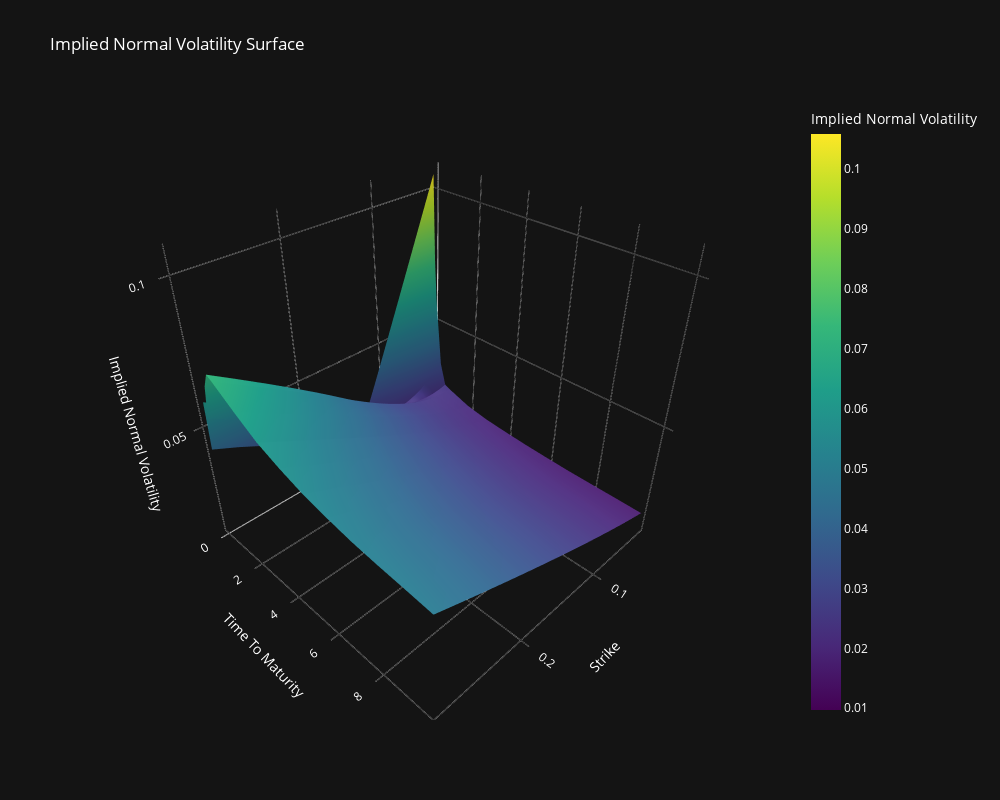

Notebook source saved alongside this figure:
### Code cell
# Create 3D surface plot using Plotly
fig = plot_volatility_surface(
    vol_key_rate,
    value_column='implied_normal_vol',
    title='Implied Normal Volatility Surface',
    z_axis_title='Implied Normal Volatility'
)
fig.show()

### Figure 1 — Plotly figure (JSON) as saved in the notebook; plotly's stock layout.template omitted (floating-point values rounded to 4 significant figures; data arrays with more than 128 entries replaced by an {"elided": "..."} marker saying what was removed)
{"data": [{"colorbar": {"tickfont": {"color": "white"}, "title": {"font": {"color": "white"}, "text": "Implied Normal Volatility"}}, "colorscale": [[0, "#440154"], [0.1111, "#482878"], [0.2222, "#3e4989"], [0.3333, "#31688e"], [0.4444, "#26828e"], [0.5556, "#1f9e89"], [0.6667, "#35b779"], [0.7778, "#6ece58"], [0.8889, "#b5de2b"], [1, "#fde725"]], "name": "Implied Normal Vol", "opacity": 1, "showscale": true, "type": "surface", "x": {"elided": "15x33 float values"}, "y": {"elided": "15x33 float values"}, "z": {"elided": "15x33 float values"}}], "layout": {"height": 800, "paper_bgcolor": "rgb(20, 20, 20)", "plot_bgcolor": "rgb(20, 20, 20)", "scene": {"bgcolor": "rgb(20, 20, 20)", "xaxis": {"backgroundcolor": "rgb(20, 20, 20)", "gridcolor": "rgba(255, 255, 255, 0.1)", "tickfont": {"color": "white"}, "title": {"font": {"color": "white"}, "text": "Strike"}}, "yaxis": {"backgroundcolor": "rgb(20, 20, 20)", "gridcolor": "rgba(255, 255, 255, 0.1)", "tickfont": {"color": "white"}, "title": {"font": {"color": "white"}, "text": "Time To Maturity"}}, "zaxis": {"backgroundcolor": "rgb(20, 20, 20)", "gridcolor": "rgba(255, 255, 255, 0.1)", "tickfont": {"color": "white"}, "title": {"font": {"color": "white"}, "text": "Implied Normal Volatility"}}}, "title": {"font": {"color": "white"}, "text": "Implied Normal Volatility Surface"}, "width": 1000}}
